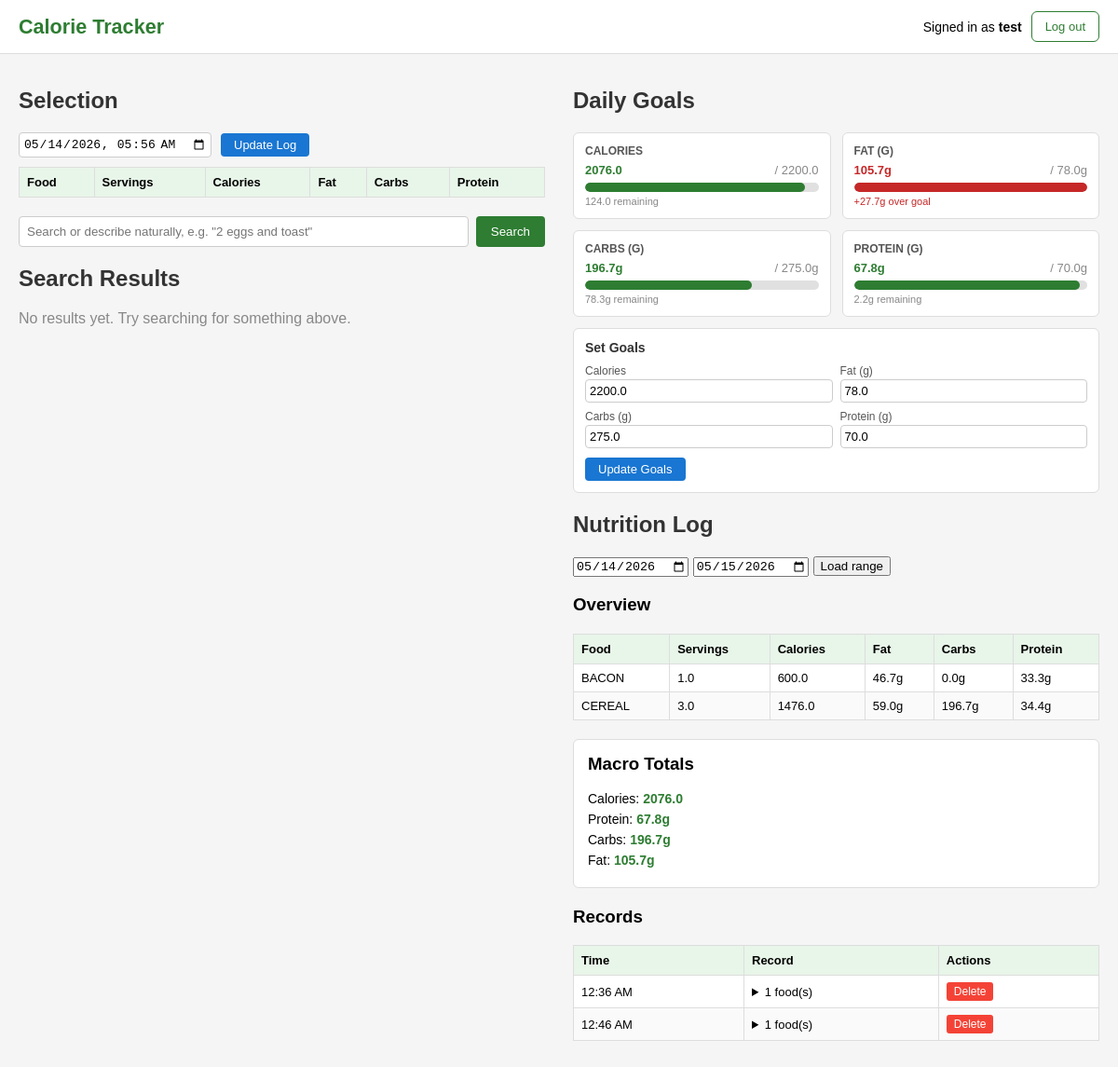
Page / (signed in) on the committed database.
### tables this page shows
CREATE TABLE users (
                username  TEXT PRIMARY KEY,
                password  TEXT NOT NULL
            );

CREATE TABLE goals (
                username  TEXT NOT NULL,
                macro     TEXT NOT NULL,
                value     REAL NOT NULL,
                PRIMARY KEY (username, macro),
                FOREIGN KEY (username) REFERENCES users(username) ON DELETE CASCADE
            );

CREATE TABLE food_cache (
                fdc_id    INTEGER PRIMARY KEY,
                name      TEXT,
                calories  REAL,
                protein   REAL,
                fat       REAL,
                carbs     REAL
            );

CREATE TABLE log_entries (
                id        INTEGER PRIMARY KEY AUTOINCREMENT,
                record_id INTEGER NOT NULL,
                fdc_id    INTEGER NOT NULL,
                quantity  REAL NOT NULL,
                FOREIGN KEY (record_id) REFERENCES records(id) ON DELETE CASCADE
            );

### ui/ui.py (the view)
@app.route("/")
def index():
    start_date, end_date = get_selected_dates(request)
    return render_main(
        start_date,
        end_date,
        open_login=request.args.get("login") == "1",
        open_register=request.args.get("register") == "1",
    )

### ui/templates/index.html (shortened to what this page needs)
<!DOCTYPE html>
<html lang="en">
<head>
</head>
<body
    data-logged-in="{{ 'true' if g.user else 'false' }}"
    data-open-login="{{ 'true' if open_login else 'false' }}"
    data-open-register="{{ 'true' if open_register else 'false' }}"
>
    <div id="toolbar">
        <h1>Calorie Tracker</h1>
        <div class="toolbar-auth">
            {% if g.user %}
                <span>Signed in as <strong>{{ g.user["username"] }}</strong></span>
                <a href="{{ url_for('auth.logout') }}"><button type="button" class="btn-outline">Log out</button></a>
            {% else %}
                <button type="button" class="btn-outline" id="btn-open-login">Sign in</button>
                <button type="button" class="btn-filled" id="btn-open-register">Register</button>
            {% endif %}
        </div>
    </div>
    <div id="main-wrap">
        <div class="main-content">
            <div class = "left-side">
                <div class="user-selection">
                    <h2> Selection </h2>
                    <form class="js-require-auth" action="/update_log" method="POST">
                        <input type="datetime-local" name="log_time" value="{{ curr_time }}">
                        <button type="submit">Update Log</button>
                    </form>
                    <table class="inner-table">
                        <thead>
                            <tr>
                                <th>Food</th>
                                <th>Servings</th>
                                {% for type in macro_types %}
                                <th>{{ type.capitalize() }}</th>
                                {% endfor %}
                            </tr>
                        </thead>
                    </table>
                </div>
                <div class="search-bar">
                    <form action="{{ url_for('handle_search') }}" method="POST" style="display: flex; gap: 8px; flex-wrap: wrap;">
                        <input type="text" name="query" placeholder="Search or describe naturally, e.g. &quot;2 eggs and toast&quot;" required style="flex: 1; min-width: 200px;">
                        <button type="submit">Search</button>
                    </form>
                </div>
                <div class="results-section">
                    <h2>Search Results</h2>
                    {% if results %}
                        {% for food in results %}
                        <div class="food-item">
                            <h3>{{ food["name"] }}</h3>
                            <p>Calories: {{ food.get("calories", 0) }}</p>
                            <p>Protein: {{ food.get("protein", 0) }}g</p>
                            <p>Carbs: {{ food.get("carbs", 0) }}g</p>
                            <p>Fat: {{ food.get("fat", 0) }}g</p>
                            <form class="js-require-auth" action="{{ url_for('update_selection') }}" method="POST">
                                <input type="hidden" name="fdc_id" value="{{ food['fdc_id'] }}">
                                <input type="number" name="quantity" value="1" min="1">
                                <input type="hidden" name="start_date" value="{{ start_date }}">
                                <input type="hidden" name="end_date" value="{{ end_date }}">
                                <input type="hidden" name="log_time" value="{{ curr_time }}">
                                <button type="submit">Update Selection</button>
                            </form>
                        </div>
                        {% endfor %}
                    {% else %}
                        <p style="color: #888;">No results yet. Try searching for something above.</p>
                    {% endif %}
                </div>
            </div>
            <div class="right-side">
                <div class="goals-section">
                    <h2>Daily Goals</h2>
                    <div class="goals-grid">
                        {% for macro in macro_types %}
                        {% set s = goal_stats[macro] %}
                        <div class="goal-card">
                            <div class="macro-label">{{ macro }}{% if macro_units[macro] %} ({{ macro_units[macro] }}){% endif %}</div>
                            <div class="goal-stats">
                                <span class="consumed {% if s.over > 0 %}over{% endif %}">{{ s.consumed }}{{ macro_units[macro] }}</span>
                                <span class="goal-val">/ {{ s.goal }}{{ macro_units[macro] }}</span>
                            </div>
                            <div class="progress-bar-bg">
                                <div class="progress-bar-fill {% if s.progress >= 100 %}over{% endif %}"
                                     style="width: {{ s.progress }}%"></div>
                            </div>
                            <div class="goal-remaining {% if s.over > 0 %}over{% endif %}">
                                {% if s.over > 0 %}
                                    +{{ s.over }}{{ macro_units[macro] }} over goal
                                {% else %}
                                    {{ s.remaining }}{{ macro_units[macro] }} remaining
                                {% endif %}
                            </div>
                        </div>
                        {% endfor %}
                    </div>
                    <div class="set-goals-card">
                        <h3>Set Goals</h3>
                        <form class="js-require-auth" action="{{ url_for('set_goals') }}" method="POST">
                            <div class="goals-form-grid">
                                {% for macro in macro_types %}
                                <div>
                                    <label for="goal_{{ macro }}">{{ macro.capitalize() }}{% if macro_units[macro] %} ({{ macro_units[macro] }}){% endif %}</label>
                                    <input type="number" name="goal_{{ macro }}" id="goal_{{ macro }}"
                                           value="{{ goal_stats[macro].goal }}" min="1" step="1">
                                </div>
                                {% endfor %}
                            </div>
                            <button type="submit">Update Goals</button>
                        </form>
                    </div>
                </div>
                <h2>Nutrition Log</h2>
                <form class="js-require-auth" method="GET" action="{{ url_for('index') }}" style="margin-bottom: 10px;">
                    <input type="date" name="start_date" value="{{ start_date }}">
                    <input type="date" name="end_date" value="{{ end_date }}">
                    <button type="submit">Load range</button>
                </form>
                <h3>Overview</h3>
                <table>
                    <thead>
                        <tr>
                            <th>Food</th>
                            <th>Servings</th>
                            {% for type in macro_types %}
                            <th>{{ type.capitalize() }}</th>
                            {% endfor %}
                        </tr>
                    </thead>
                    <tbody>
                        {% for f_id, qty in log.items() %}
                        {% set food = food_cache[f_id] %}
                        <tr>
                            <td>{{ food["name"] }}</td>
                            <td>{{ qty }}</td>
                            {% for type in macro_types %}
                            {% set val = food.get(type, 0) %}
                            <td>
                                {% if val is not none %}
                                    {{ (qty * val) | round(1) }}{{ macro_units[type] }}
                                {% else %}
                                    —
                                {% endif %}
                            </td>
                            {% endfor %}
                        </tr>
                        {% endfor %}
                    </tbody>
                </table>
                <div class="totals-box">
                    <h3 style="margin-top: 0;">Macro Totals</h3>
                    <p>Calories: <span>{{ totals["calories"] | round(1) }}</span></p>
                    <p>Protein: <span>{{ totals["protein"] | round(1) }}g</span></p>
                    <p>Carbs: <span>{{ totals["carbs"] | round(1) }}g</span></p>
                    <p>Fat: <span>{{ totals["fat"] | round(1) }}g</span></p>
                </div>
                <div class="records-box">
                    <h3 style="margin-top: 0;">Records</h3>
                    <table>
                        <thead>
                            <tr>
                                <th>Time</th>
                                <th>Record</th>
                                <th>Actions</th>
                            </tr>
                        </thead>
                        <tbody>
                            {% for r_id, record in records.items() %}
                            <tr>
                                <td>{{ record.timestamp.strftime("%I:%M %p") }}</td>
                                <td>
                                    <details>
                                        <summary>{{ record.info|length }} food(s)</summary>
                                    </details>
                                </td>
                                <td>
                                    <form class="js-require-auth" action="{{ url_for('delete_log') }}" method="POST">
                                        <button class="delete-btn" type="submit">Delete</button>
                                    </form>
                                </td>
                            </tr>
                            {% endfor %}
                        </tbody>
                    </table>
                </div>
            </div>
        </div>
    </div>
</body>
</html>

### rows in the picture
users: user.username "test"
goals: capitalize "Calories", macro "CALORIES", consumed "2076.0", goal "2200.0", {{ s.progress }} 94.4 (drawn), remaining "124.0", value "2200.0"
goals: capitalize "Fat", macro "FAT", macro_units "G", consumed "105.7", macro_units "g", goal "78.0", {{ s.progress }} 100 (drawn), over "27.7", value "78.0"
goals: capitalize "Carbs", macro "CARBS", macro_units "G", consumed "196.7", macro_units "g", goal "275.0", {{ s.progress }} 71.5 (drawn), remaining "78.3", value "275.0"
goals: capitalize "Protein", macro "PROTEIN", macro_units "G", consumed "67.8", macro_units "g", goal "70.0", {{ s.progress }} 96.9 (drawn), remaining "2.2", value "70.0"
log_entries: quantity "1.0", macro_units "g" "g" "g"
food_cache: name "BACON", (qty*val)|round(1) "600.0" "46.7" "0.0" "33.3"
log_entries: quantity "3.0", macro_units "g" "g" "g"
food_cache: name "CEREAL", (qty*val)|round(1) "1476.0" "59.0" "196.7" "34.4"

### other values in the picture
{{ totals["calories"] | round(1) }} "2076.0"
{{ totals["protein"] | round(1) }} "67.8"
{{ totals["carbs"] | round(1) }} "196.7"
{{ totals["fat"] | round(1) }} "105.7"
{{ record.timestamp.strftime("%I:%M %p") }} "12:36 AM" "12:46 AM"
{{ record.info|length }} "1" "1"
